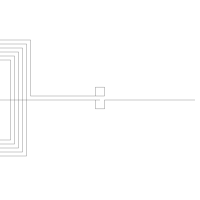

Recreate this plot in Python.
#!/usr/bin/python
import argparse
import drawsvg as draw
from numpy import array, sqrt, pi, log
from math import floor, ceil

ALIGN_BOTTOM = 0
ALIGN_TOP = 1


PIXEL_SCALE = 8.93 # customize it per computer

SIZE_0603_IN_PIXEL = 1.6 * PIXEL_SCALE
SIZE_0402_IN_PIXEL = 1 * PIXEL_SCALE
#
#  Embroidery coil maker, import to inkscape to generate pes file
#**** Size unit is mm and inductance is uH
class CoilMaker:

    ## static function to generate a coil with a transmission line directly
    def GenerateCoil(name, transmission_line_length, inductance, size = 0, reverse = False, intergrated_r = False, intergrated_c = False):
        coilMaker = CoilMaker(inductance * (10 ** -6), size)
        d = draw.Drawing(200, 200, origin='center', displayInline=False)
        p = draw.Path(stroke_width=0.202, stroke='black', fill_opacity ="0")
        coilMaker.makeCoil(p, transmission_line_length, intergrated_r, intergrated_c,
                    reverse) 

        d.append(p)
        d.save_svg(name + ".svg")  # Save to file


    def __init__(self, inductance, size = 0):

        self.inductance = inductance
        self.size = size
        self.line_width = 0.202
        self.spacing = 0.5
        self.relative_permeability = 1  # 相对磁导率，单位长度上的电感
  
        self.minimum_stitch_length = 0.5 
        # self.n_turns = self.calculateNTurns()
        self.n_turns = 6
        print("nTurns:", self.n_turns)
        # self.d_in = self.spacing if self.size == 0 else self.size - (self.spacing + self.line_width) * self.n_turns * 2
        self.d_in = self.spacing
        self.d_out = self.size if self.size > 0 else self.d_in + (self.spacing + self.line_width) * self.n_turns * 2
        print("din:", self.d_in)
        print("dout:", self.d_out)

    ## calculate the number of turns, based on (optional) dout and target inductance.
    def calculateNTurns(self): 
        best_n, l_diff = 0, 100

        if self.size > 0:
            ### binary search to find the  number of turns given the inductance
            min_n = 1
            max_n = 50
            while min_n < max_n:
                n = (min_n + max_n) // 2
                d_in = self.size - (self.spacing + self.line_width) * n * 2
                print("n chosen in binary search: ", n)
                if d_in < 0:
                    max_n = n - 1
                    continue
                d_out = self.size
                l = CoilMaker.getSingleInductance(d_in, d_out, n, self.relative_permeability)
                print("single inductance: ", l)
                if l <= self.inductance:
                    min_n = n + 1
                else:
                    max_n = n - 1
                if abs(l - self.inductance) < l_diff:
                    l_diff = abs(l - self.inductance)
                    best_n = n
        else:
            ### binary search to find the number of turns for the smallest inductor
            min_n = 1
            max_n = 50
            while min_n < max_n:
                n = (min_n + max_n) // 2
                d_in = self.spacing
                d_out = d_in + (self.spacing + self.line_width) * n * 2
                l = CoilMaker.getSingleInductance(d_in, d_out, n, self.relative_permeability)
                if l <= self.inductance:
                    min_n = n + 1
                else:
                    max_n = n - 1
                if abs(l - self.inductance) < l_diff:
                    l_diff = abs(l - self.inductance)
                    best_n = n
        return best_n

    # Stitch Coil and Transmission line
    def makeCoil(self, path, transmission_line_length, integrated_r = False, integrated_c = False, reverse = False):
        
        reverseF = -1 if reverse else 1
        path.M(95, 0)
        coil_location = array([(transmission_line_length)*reverseF*PIXEL_SCALE, 0])
        spacing = array([self.spacing*PIXEL_SCALE, self.spacing*PIXEL_SCALE])
        print("line_width: ", self.line_width * PIXEL_SCALE)
        spacing[0] = 4
        spacing[1] = 4
        print("spacing: ", spacing[0])
        print("width: ", self.line_width * PIXEL_SCALE)
        print("inner: ", self.d_in * PIXEL_SCALE)
        # din = array([self.d_in*PIXEL_SCALE, self.d_in*PIXEL_SCALE]) 
        din = array([80, 80])
        print("coil_location: ", coil_location)
        self.stitchConnectionNode(path, [0, coil_location[1]], ALIGN_BOTTOM)
        if integrated_r:
            smd_r_location = (5*PIXEL_SCALE+SIZE_0603_IN_PIXEL)
            path.L(coil_location[0] - reverseF * smd_r_location, coil_location[1])  
            self.stitchConnectionNode(path, [coil_location[0] - reverseF * smd_r_location, coil_location[1]], ALIGN_BOTTOM)  
            path.L(coil_location[0] - reverseF * (smd_r_location-SIZE_0603_IN_PIXEL), coil_location[1]) 
            self.stitchConnectionNode(path, [coil_location[0] - reverseF * (smd_r_location-SIZE_0603_IN_PIXEL), coil_location[1]], ALIGN_BOTTOM)  
        
        if integrated_c:
            smd_c_location = (1 + PIXEL_SCALE+SIZE_0603_IN_PIXEL)
            path.L(coil_location[0] - reverseF * smd_c_location, coil_location[1])  
            self.stitchConnectionNode(path, [coil_location[0] - reverseF * smd_c_location, coil_location[1]], ALIGN_BOTTOM)  
            path.L(coil_location[0] - reverseF * (smd_c_location-SIZE_0603_IN_PIXEL), coil_location[1]) 
            self.stitchConnectionNode(path, [coil_location[0] - reverseF * (smd_c_location-SIZE_0603_IN_PIXEL), coil_location[1]], ALIGN_BOTTOM)  

        centers = array([coil_location[0] + (self.d_out/2)*reverseF*PIXEL_SCALE, coil_location[1]])
        path.L(centers[0], centers[1])
        self.stitchCoil(path, centers, din, spacing, reverse)
        path.L(0, centers[1] - spacing[1])
        self.stitchConnectionNode(path, [0, centers[1] - spacing[1]], ALIGN_TOP)
        print("single inductance: ", CoilMaker.getSingleInductance(self.d_in, self.d_out, self.n_turns, self.relative_permeability))

    # Stitch Connection Node
    def stitchConnectionNode(self, p, location, alignment = 0): 
 
        self.last_point = location
        size_in_pixel = 1  * PIXEL_SCALE
        if alignment == ALIGN_BOTTOM:
            self.drawStitches(p, location[0] + size_in_pixel/2, location[1])
            print(self.last_point)
            self.drawStitches(p, location[0] + size_in_pixel/2, location[1] + size_in_pixel)
            print(self.last_point)
            self.drawStitches(p, location[0] - size_in_pixel/2, location[1] + size_in_pixel)
            self.drawStitches(p, location[0] - size_in_pixel/2, location[1])
            self.drawStitches(p, location[0], location[1])
        else:
            self.drawStitches(p, location[0] + size_in_pixel/2, location[1])
            self.drawStitches(p, location[0] + size_in_pixel/2, location[1] - size_in_pixel)
            self.drawStitches(p, location[0] - size_in_pixel/2, location[1] - size_in_pixel)
            self.drawStitches(p, location[0] - size_in_pixel/2, location[1])
            self.drawStitches(p, location[0], location[1]) 
        return p

    # Stitch Coil
    def stitchCoil(self, p, centers, din, spacing, reverse = False): 
        next_top_left_corner = array([centers[0]-din[0]/2, centers[1]-din[1]/2])
        next_bot_right_corner = array([centers[0]+din[0]/2, centers[1]+din[0]/2])
        print("top, left corneer: ", next_top_left_corner)
        print("bottom, right corner: ", next_bot_right_corner)
        self.last_point = centers

        for turn in range(0,self.n_turns):
            if reverse:
                self.drawStitches(p, next_top_left_corner[0], self.last_point[1]) #Right to Left
                self.drawStitches(p, next_top_left_corner[0], next_top_left_corner[1]) #Top to Bottom
                self.drawStitches(p, next_bot_right_corner[0], next_top_left_corner[1]) #Left to Right
                if turn == (self.n_turns -1):
                    self.drawStitches(p, next_bot_right_corner[0], centers[1] - spacing[1]) #Bottom to Tio
                else:
                    self.drawStitches(p, next_bot_right_corner[0], next_bot_right_corner[1])#Bottom to Tio
            else:
                self.drawStitches(p, next_bot_right_corner[0], self.last_point[1]) #Left to Right
                self.drawStitches(p, next_bot_right_corner[0], next_top_left_corner[1]) #Top to Bottom
                self.drawStitches(p, next_top_left_corner[0], next_top_left_corner[1]) #Left to Right
                if turn == (self.n_turns -1):
                    self.drawStitches(p, next_top_left_corner[0], centers[1] - spacing[1])#Bottom to Tio
                else:
                    self.drawStitches(p, next_top_left_corner[0], next_bot_right_corner[1]+spacing[1])#Bottom to Tio

            next_top_left_corner -= spacing
            next_bot_right_corner += spacing
        return p


    def drawStitches(self, p, x, y):
        dx = x - self.last_point[0]
        dy = y - self.last_point[1]
        length = sqrt((dx**2) + (dy**2))
        
        stitches = length/(self.minimum_stitch_length* PIXEL_SCALE)
        for i in range(1, floor(stitches)):
            # print(stitches)
            p.L(self.last_point[0] + dx/stitches*i, self.last_point[1] + dy/stitches*i)
        p.L(x, y)
        self.last_point = array([x, y])

    def getSingleInductance(d_in, d_out, n, rp): 
        C1 = 1.27
        C2 = 2.07
        C3 = 0.18
        C4 = 0.13
        N = n
        diaAvg = (10**-3 * (d_in + d_out) / 2)
        permeability = 4*pi*10**(-7) * rp
        fillratio = ( d_out - d_in)/( d_out + d_in)
        L = ((permeability *  N**2 *diaAvg* C1)/2) * (log(C2/fillratio) + C3*fillratio + C4* fillratio**2)
        return L

    def getDoubleInductance(d_in, d_out, n, rp, thickness):
        N = n
        X = thickness
        A = 0.184
        B = -0.525
        C = 1.038
        D = 1.001
        KC = (N**2)/( (A*X**3 + B*X**2 + C*X + D) * ( (1.67*N**2 -5.84*N +65)* 0.64) )
        L12 = CoilMaker.getSingleInductance(d_in, d_out, n, rp)
        Ltot = 2*L12 + 2*KC * L12
        return Ltot



if __name__=="__main__":
    CoilMaker.GenerateCoil("coil_v2_3", 2, 30, 25,reverse= True, intergrated_c= False, intergrated_r=False)


    
